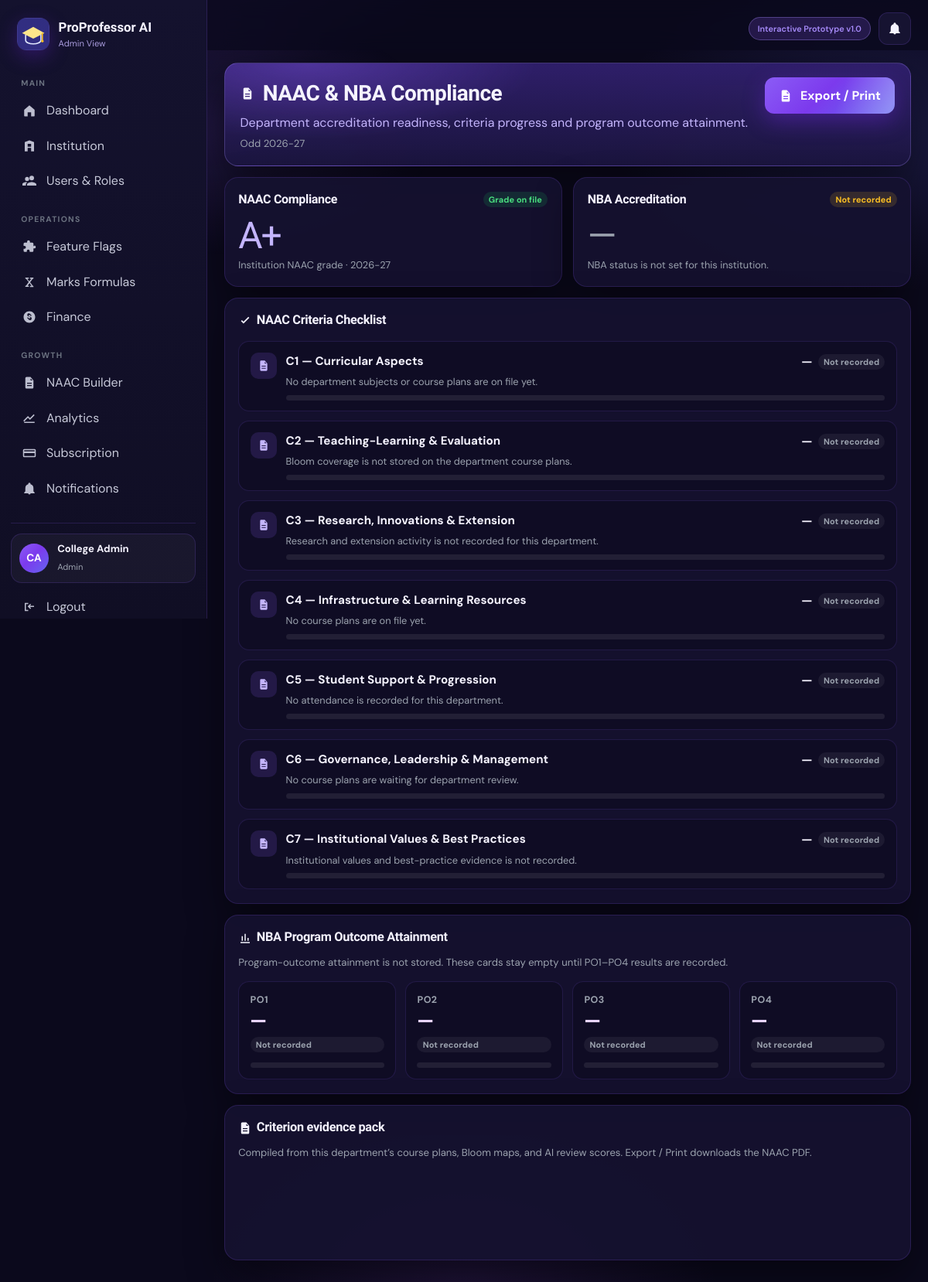
/hod/reports.php (signed in), run on an earlier commit of the app's database.
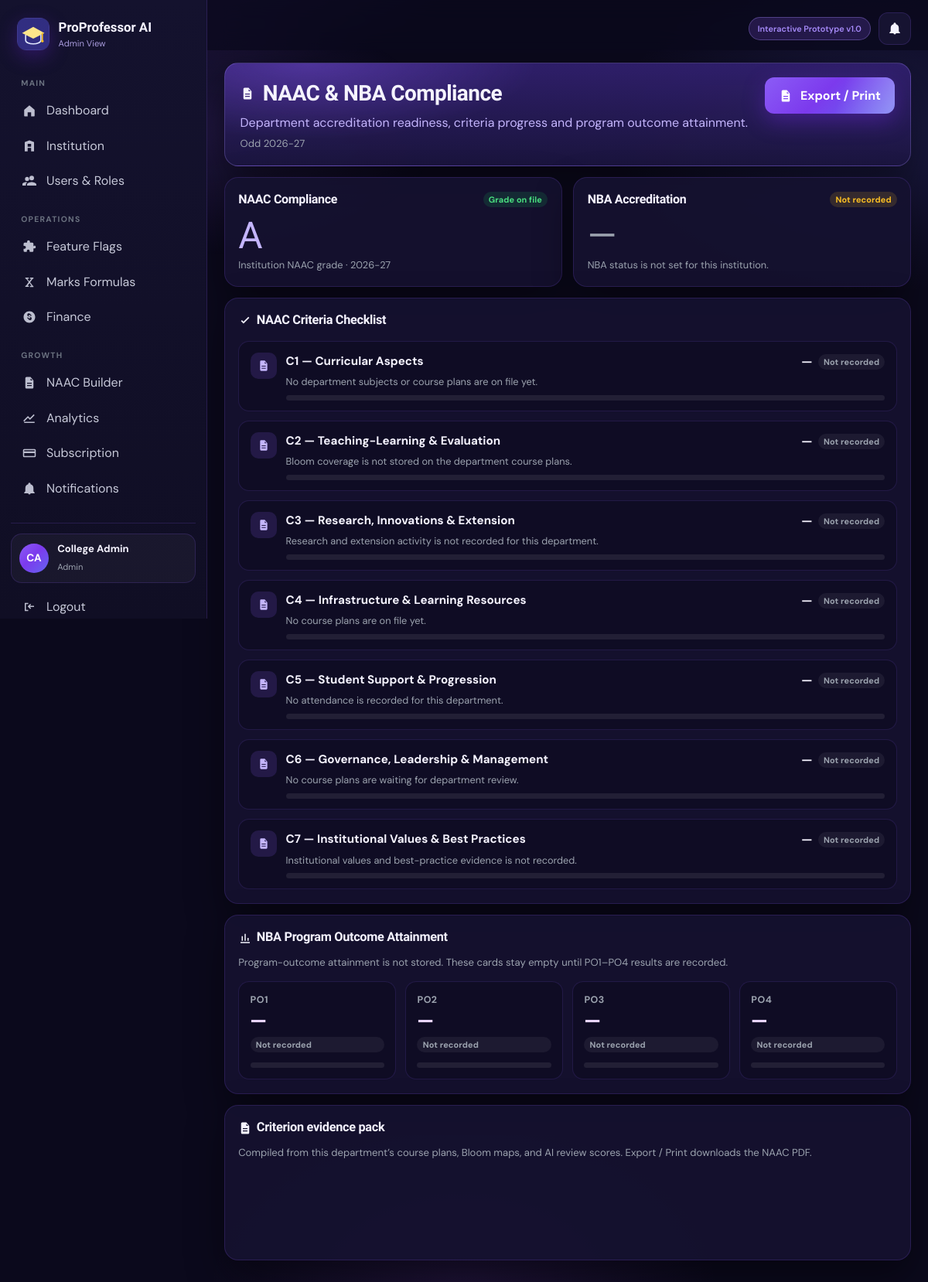
And on a later commit of the database.
### tables this page shows
CREATE TABLE `users` (
  `id` int(10) UNSIGNED NOT NULL,
  `institution_id` int(10) UNSIGNED NOT NULL,
  `department_id` int(10) UNSIGNED DEFAULT NULL,
  `role` enum('professor','student','hod','admin','superadmin') NOT NULL,
  `email` varchar(160) NOT NULL,
  `password_hash` varchar(255) NOT NULL,
  `full_name` varchar(160) NOT NULL,
  `employee_id` varchar(60) DEFAULT NULL,
  `register_no` varchar(60) DEFAULT NULL,
  `phone` varchar(30) DEFAULT NULL,
  `avatar_url` varchar(255) DEFAULT NULL,
  `class_id` int(10) UNSIGNED DEFAULT NULL COMMENT 'For students',
  `academic_year_level` tinyint(3) UNSIGNED DEFAULT NULL COMMENT 'Student academic year 1-4',
  `semester` varchar(40) DEFAULT NULL COMMENT 'Student Odd/Even semester',
  `designation` varchar(100) DEFAULT NULL,
  `preferences` longtext DEFAULT NULL CHECK (json_valid(`preferences`)),
  `extra` longtext DEFAULT NULL COMMENT 'Expandable user attributes' CHECK (json_valid(`extra`)),
  `is_active` tinyint(1) DEFAULT 1,
  `last_login_at` datetime DEFAULT NULL,
  `created_at` timestamp NOT NULL DEFAULT current_timestamp(),
  `updated_at` timestamp NOT NULL DEFAULT current_timestamp() ON UPDATE current_timestamp()
);

CREATE TABLE `institutions` (
  `id` int(10) UNSIGNED NOT NULL,
  `name` varchar(200) NOT NULL,
  `code` varchar(40) DEFAULT NULL,
  `affiliation_university` varchar(200) DEFAULT NULL,
  `naac_grade` varchar(20) DEFAULT NULL,
  `nba_status` varchar(40) DEFAULT NULL,
  `address` text DEFAULT NULL,
  `city` varchar(80) DEFAULT NULL,
  `state` varchar(80) DEFAULT NULL,
  `pincode` varchar(12) DEFAULT NULL,
  `phone` varchar(30) DEFAULT NULL,
  `email` varchar(120) DEFAULT NULL,
  `logo_url` varchar(255) DEFAULT NULL,
  `subscription_tier` enum('starter','professional','enterprise','trial') DEFAULT 'trial',
  `licensed_seats` int(10) UNSIGNED DEFAULT 60,
  `academic_year` varchar(20) DEFAULT NULL,
  `current_semester` varchar(40) DEFAULT NULL,
  `settings` longtext DEFAULT NULL COMMENT 'Expandable institution settings' CHECK (json_valid(`settings`)),
  `is_active` tinyint(1) DEFAULT 1,
  `created_at` timestamp NOT NULL DEFAULT current_timestamp(),
  `updated_at` timestamp NOT NULL DEFAULT current_timestamp() ON UPDATE current_timestamp()
);

### includes/Database.php (called while the page is built, shortened)
<?php
final class Database
{
    private static ?PDO $pdo = null;
    public static function pdo(): PDO
    {
        if (self::$pdo instanceof PDO) {
            return self::$pdo;
        }
        $cfg = require __DIR__ . '/../config/config.php';
        $db  = $cfg['db'];
        $dsn = sprintf(
            'mysql:host=%s;port=%d;dbname=%s;charset=%s',
            $db['host'],
            $db['port'],
            $db['name'],
            $db['charset']
        );
        self::$pdo = new PDO($dsn, $db['user'], $db['pass'], [
            PDO::ATTR_ERRMODE            => PDO::ERRMODE_EXCEPTION,
            PDO::ATTR_DEFAULT_FETCH_MODE => PDO::FETCH_ASSOC,
            PDO::ATTR_EMULATE_PREPARES   => false,
        ]);
        return self::$pdo;
    }
    public static function query(string $sql, array $params = []): PDOStatement
    {
        $stmt = self::pdo()->prepare($sql);
        $stmt->execute($params);
        return $stmt;
    }
    public static function fetch(string $sql, array $params = []): ?array
    {
        $row = self::query($sql, $params)->fetch();
        return $row === false ? null : $row;
    }
}

### includes/helpers.php (called while the page is built, shortened)
<?php
function config(?string $key = null, $default = null)
{
    static $cfg;
    if ($cfg === null) {
        $cfg = require __DIR__ . '/../config/config.php';
        $local = __DIR__ . '/../config/config.local.php';
    }
    $parts = explode('.', $key);
    $val = $cfg;
    foreach ($parts as $p) {
        $val = $val[$p];
    }
    return $val;
}
function app_base_path(): string
{
    static $base = null;
    if ($base !== null) {
        return $base;
    }
    $configured = config('base_url', 'auto');
    $projectRoot = str_replace('\\', '/', realpath(dirname(__DIR__)) ?: dirname(__DIR__));
    $docRoot = $_SERVER['DOCUMENT_ROOT'] ?? '';
    $docRoot = str_replace('\\', '/', $docRoot !== '' ? (realpath($docRoot) ?: $docRoot) : '');
    if ($docRoot !== '' && str_starts_with($projectRoot, rtrim($docRoot, '/'))) {
        $rel = substr($projectRoot, strlen(rtrim($docRoot, '/')));
        return $base = rtrim($rel, '/') ?: '';
    }
    $script = str_replace('\\', '/', (string)($_SERVER['SCRIPT_NAME'] ?? '/index.php'));
    $dir = dirname($script);
    return $base = ($dir === '/' ? '' : rtrim($dir, '/'));
}
function base_url(string $path = ''): string
{
    $base = app_base_path();
    $path = '/' . ltrim($path, '/');
    return $base . $path;
}
function e(string|int|float|null $value): string
{
    return htmlspecialchars((string)$value, ENT_QUOTES | ENT_SUBSTITUTE, 'UTF-8');
}
function unread_notifications_count(int $userId): int
{
    $roleRow = Database::fetch('SELECT role FROM users WHERE id = ?', [$userId]);
    $role = (string)($roleRow['role'] ?? '');
    $sql = 'SELECT COUNT(*) AS c FROM notifications WHERE user_id = ? AND is_read = 0';
    $params = [$userId];
    if ($role !== 'hod') {
        $sql .= ' AND (meta IS NULL OR JSON_UNQUOTE(JSON_EXTRACT(meta, "$.kind")) IS NULL'
            . ' OR JSON_UNQUOTE(JSON_EXTRACT(meta, "$.kind")) <> ?)';
        $params[] = 'admin_hod_message';
    }
    $row = Database::fetch($sql, $params);
    return (int)($row['c'] ?? 0);
}
if (!function_exists('icon')) {
    function icon(string $name, string $class = 'icon'): string
    {
        return Icons::svg($name, $class);
    }
}

### app/Services/NavService.php (called while the page is built, shortened)
<?php
final class NavService
{
    public static function roleLabel(string $role): string
    {
        return match ($role) {
            'student' => 'Student View',
            'hod' => 'HOD View',
            'admin', 'superadmin' => 'Admin View',
            default => 'Professor View',
        };
    }
}

### includes/Auth.php (called while the page is built, shortened)
<?php
final class Auth
{
    public static function user(): ?array
    {
        return $_SESSION['user'] ?? null;
    }
}

### hod/reports.php (the view, shortened to what the rows shown need)
<?php
require_once __DIR__ . '/../includes/layout.php';
$user = Auth::user();
$isAdmin = ($user['role'] ?? '') === 'admin';
$instId = (int)($user['institution_id'] ?? 0);
$deptId = $isAdmin
    ? (int)($_GET['department_id'] ?? ($user['department_id'] ?? 0))
    : hod_department_id($user);
$inst = $instId > 0
    ? Database::fetch('SELECT * FROM institutions WHERE id = ?', [$instId])
    : null;
$naacGrade = trim((string)($inst['naac_grade'] ?? ''));
$academicYear = trim((string)($inst['academic_year'] ?? ''));
$semester = trim((string)($inst['current_semester'] ?? ''));
$period = trim($semester . ($semester !== '' && $academicYear !== '' ? ' ' : '') . $academicYear);
$deptLine = '';
$heroMeta = array_values(array_filter([
    $deptLine,
    $period,
], static fn(string $part): bool => $part !== ''));
render_header('NAAC & NBA Compliance', 'reports', [
    'compactTitle' => true,
    'subtitle' => 'Department accreditation readiness, criteria progress and program outcome attainment.',
]);
?>
<?php if (!$isAdmin && $deptId < 1): ?>
<div class="panel">
  <div class="alert alert-warn">Your HOD account is not linked to a department. Contact the College Admin.</div>
</div>
<?php else: ?>
<div class="hod-comp">
  <section class="hod-hero">
    <div class="hod-hero-copy">
      <h2><?= icon('file', 'icon-inline') ?> NAAC &amp; NBA Compliance</h2>
      <p>Department accreditation readiness, criteria progress and program outcome attainment.</p>
      <?php if ($heroMeta): ?><p class="hod-comp-meta"><?= e(implode(' · ', $heroMeta)) ?></p><?php endif; ?>
    </div>
  </section>
  <section class="hod-comp-summary" aria-label="Accreditation summary">
    <article class="hod-panel hod-comp-score">
      <div class="hod-comp-score-h">
        <h2>NAAC Compliance</h2>
        <?php if ($naacGrade !== ''): ?>
          <span class="hod-status is-ok">Grade on file</span>
        <?php else: ?>
          <span class="hod-status is-warn">Not recorded</span>
        <?php endif; ?>
      </div>
      <p class="hod-comp-figure<?= $naacGrade === '' ? ' is-empty' : '' ?>"><?= $naacGrade !== '' ? e($naacGrade) : '—' ?></p>
      <p class="hod-comp-hint">Institution NAAC grade<?= $academicYear !== '' ? (' · ' . e($academicYear)) : '' ?></p>
    </article>
    <article class="hod-panel hod-comp-score">
      <div class="hod-comp-score-h">
        <h2>NBA Accreditation</h2>
      </div>
    </article>
  </section>
  <section class="hod-panel" aria-label="NAAC criteria checklist">
    <div class="hod-panel-h">
      <h2><?= icon('check', 'icon-inline') ?> NAAC Criteria Checklist</h2>
    </div>
  </section>
  <section class="hod-panel" aria-label="NBA program outcome attainment">
    <div class="hod-panel-h">
      <h2><?= icon('chart', 'icon-inline') ?> NBA Program Outcome Attainment</h2>
    </div>
  </section>
  <section class="hod-panel">
    <div class="hod-panel-h">
      <h2><?= icon('file', 'icon-inline') ?> Criterion evidence pack</h2>
    </div>
  </section>
</div>
<?php endif; ?>
<?php render_footer(); ?>

### includes/layout.php (shortened to what the rows shown need)
<?php
function render_header(string $title, string $active = '', array $opts = []): void
{
    $user = Auth::user();
    $role = $user['role'] ?? '';
    $unread = $user ? unread_notifications_count((int)$user['id']) : 0;
    ?>
<!DOCTYPE html>
<html lang="en">
<head>
  <link rel="stylesheet" href="<?= e(base_url('/assets/css/app.css')) ?>?v=<?= (int)@filemtime(dirname(__DIR__) . '/assets/css/app.css') ?>">
</head>
<body class="app-body" data-effects="on">
<div class="app-shell">
  <aside class="sidebar" id="sidebar">
    <div class="brand">
      <div>
        <div class="brand-name">ProProfessor AI</div>
        <div class="brand-sub"><?= e(\App\Services\NavService::roleLabel($role)) ?></div>
      </div>
    </div>
  </aside>
  <div class="main">
    <main class="content" id="pageContent">
<?php
}
function render_footer(array $opts = []): void
{
    ?>
    </main>
  </div>
</div>
</body>
</html>
<?php
}

What changed in the data, as far as the page shows it:
changed institutions: naac_grade "A+" → "A"
